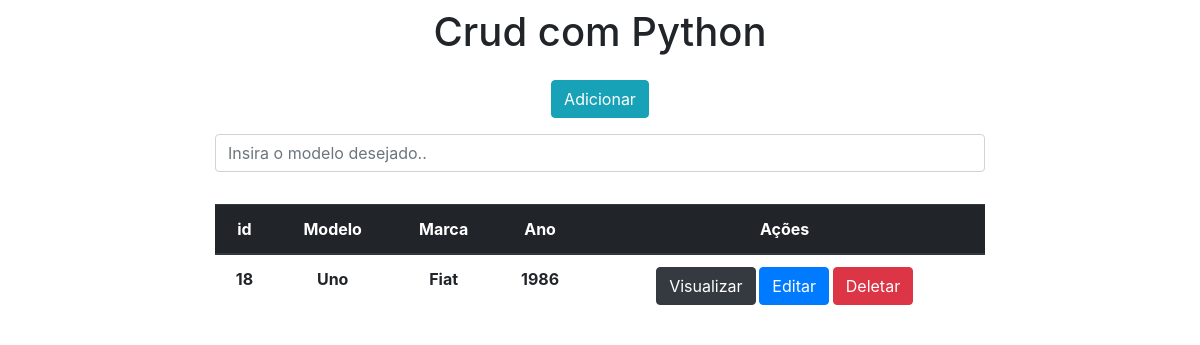
/, run on an earlier commit of the app's database.
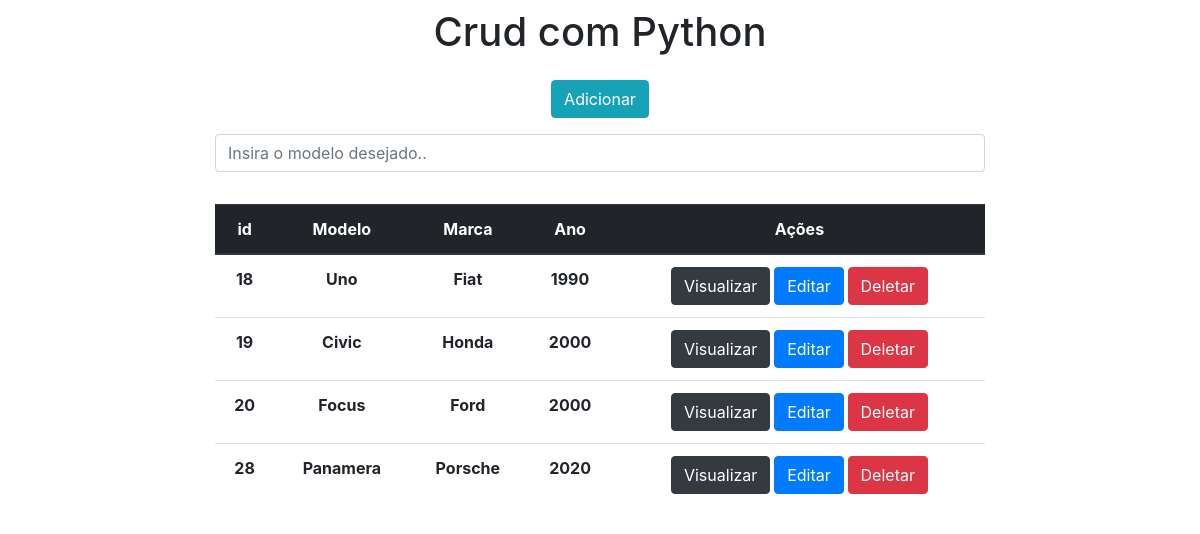
And on a later commit of the database.
### books/models.py (models this page shows)
class Carros(models.Model):
    modelo = models.CharField(max_length=150)
    marca = models.CharField(max_length=100)
    ano = models.IntegerField()

### books/views.py (the view)
# urls.py: 2. Add a URL to urlpatterns:  path('', views.home, name='home')
def home(request):
    data = {}
    search = request.GET.get('search')
    if search:
        data['db'] = Carros.objects.filter(modelo__icontains= search)
    else:
        data['db'] = Carros.objects.all()
    return render(request, 'index.html', data)

### books/templates/index.html (shortened to what this page needs)
<!DOCTYPE html>
<html lang="en">
<head>
    <link rel="stylesheet" href="https://stackpath.bootstrapcdn.com/bootstrap/4.1.3/css/bootstrap.min.css">
</head>
<body>
    <div class="col-8 m-auto pt-2 pb-2 text-center">
        <h1>Crud com Python</h1>
    </div>
    <div class="col-8 m-auto pt-2 pb-2 text-center">
        <a href="/form"  class="btn btn-info">Adicionar</a>
    </div>
    <div class="col-8 m-auto pt-2 pb-2 text-center">
      <form method="get">
        <input type="text" id="search" name="search" class="form-control" placeholder="Insira o modelo desejado..">
      </form>
  </div>
    <div class="col-8 m-auto pt-4 pb-2 text-center ">
        <table class="table">
            <thead class="thead-dark">
              <tr>
                <th scope="col">id</th>
                <th scope="col">Modelo</th>
                <th scope="col">Marca</th>
                <th scope="col">Ano</th>
                <th scope="col">Ações</th>
              </tr>
            </thead>
            <tbody>
              {% for dbs in db%}
              <tr>
                <th>{{dbs.id}}</th>
                <th>{{dbs.modelo}}</th>
                <th>{{dbs.marca}}</th>
                <th>{{dbs.ano}}</th>
                <th>
                  <a href="/view/{{dbs.id}}/" class="btn btn-dark">Visualizar</a>
                  <a href="/edit/{{dbs.id}}/" class="btn btn-primary">Editar</a>
                  <a href="/delete/{{dbs.id}}/" class="btn btn-danger btnDel">Deletar</a>
                </th>
              </tr>
              {% endfor%}
            </tbody>
          </table>
    </div>
    {% load static %}
</body>
</html>

What changed in the data, as far as the page shows it:
changed Carros "Uno": ano "1986" → "1990"
added Carros: id "19", modelo "Civic", marca "Honda", ano "2000"
added Carros: id "20", modelo "Focus", marca "Ford", ano "2000"
added Carros: id "28", modelo "Panamera", marca "Porsche", ano "2020"
